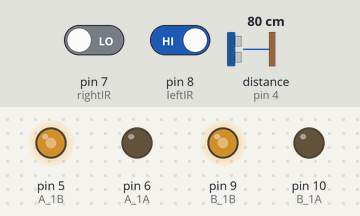
The sketch below on a simulated Arduino Uno, built with avr-gcc and run on an emulated ATmega328P. On the bench: output pins drawn as LEDs (lit = HIGH). Wiring (inferred from the names in the program): ultrasonic range finder: trigger pin 3; echo pin 4. Inputs (shaded band) come from the test bench; at power-on: distance to the obstacle (sensor on pin 4) 80 cm, pin 7 (rightIR) LOW, pin 8 (leftIR) HIGH. The echo pulse lasts 58.3 µs per cm; pins used as bus, display or sensor lines are not drawn.

Above: at 1.2 s.
1.3 s: distance to the obstacle (sensor on pin 4) set to 11 cm
2.8 s: distance to the obstacle (sensor on pin 4) set to 8 cm
At 3.3 s:
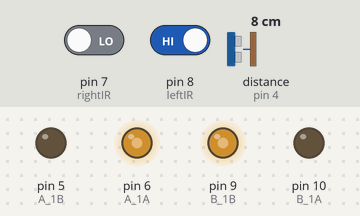
Timing chart, 0 to 5.8 s (numbered marks = the images above; inputs shaded):
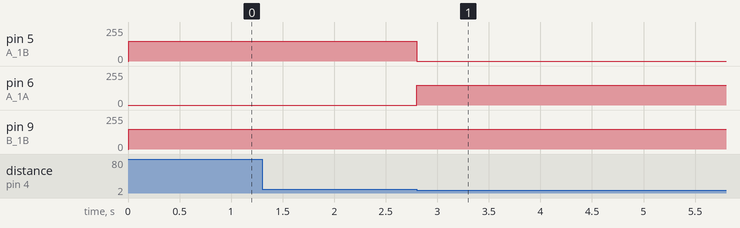

The sketch:

7.follow_your_hand.ino
```cpp
const int A_1B = 5;
const int A_1A = 6;
const int B_1B = 9;
const int B_1A = 10;

const int rightIR=7;
const int leftIR=8;

const int trigPin = 3;
const int echoPin = 4;

void setup() {
  Serial.begin(9600);

  //motor
  pinMode(A_1B, OUTPUT);
  pinMode(A_1A, OUTPUT);
  pinMode(B_1B, OUTPUT);
  pinMode(B_1A, OUTPUT);

  //IR obstacle
  pinMode(leftIR,INPUT);
  pinMode(rightIR,INPUT);

  //ultrasonic
  pinMode(echoPin, INPUT);
  pinMode(trigPin, OUTPUT);
}

void loop() {

  float distance = readSensorData();

  int left = digitalRead(leftIR);  // 0: Obstructed   1: Empty
  int right = digitalRead(rightIR);
  int speed = 150;

  if (distance>5 && distance<10){
    moveForward(speed);
  }else if(!left&&right){
    turnLeft(speed);
  }else if(left&&!right){
    turnRight(speed);
  }else{
    stopMove();
  }
}

float readSensorData() {
  digitalWrite(trigPin, LOW);
  delayMicroseconds(2);
  digitalWrite(trigPin, HIGH);
  delayMicroseconds(10);
  digitalWrite(trigPin, LOW);
  float distance = pulseIn(echoPin, HIGH) / 58.00; //Equivalent to (340m/s*1us)/2
  return distance;
}

void moveForward(int speed) {
  analogWrite(A_1B, 0);
  analogWrite(A_1A, speed);
  analogWrite(B_1B, speed);
  analogWrite(B_1A, 0);
}

void moveBackward(int speed) {
  analogWrite(A_1B, speed);
  analogWrite(A_1A, 0);
  analogWrite(B_1B, 0);
  analogWrite(B_1A, speed);
}

void turnRight(int speed) {
  analogWrite(A_1B, speed);
  analogWrite(A_1A, 0);
  analogWrite(B_1B, speed);
  analogWrite(B_1A, 0);
}

void turnLeft(int speed) {
  analogWrite(A_1B, 0);
  analogWrite(A_1A, speed);
  analogWrite(B_1B, 0);
  analogWrite(B_1A, speed);
}

void stopMove() {
  analogWrite(A_1B, 0);
  analogWrite(A_1A, 0);
  analogWrite(B_1B, 0);
  analogWrite(B_1A, 0);
}
```

Measured:
- the behaviour switches between 10 and 9 cm on distance to the obstacle (sensor on pin 4) (found by bisection; images 0 and 1)
- after the input at 1.3 s, every drawn part: stays the same
- after the input at 2.8 s, pin 5 (A_1B): 150/255 → 0/255 at once; pin 6 (A_1A): 0/255 → 150/255 at once
